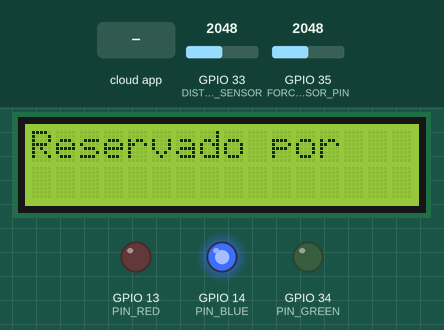
A sketch run on a simulated ESP32. On the bench: 16×2 character LCD, output pins drawn as LEDs (lit = HIGH). The test bench sets the inputs (shaded band); at power-on: GPIO 33 (DISTANCE_SENSOR) = 2048, GPIO 35 (FORCE_SENSOR_PIN) = 2048. The Firebase database answers and starts empty; what the sketch prints to the serial monitor is not drawn.

Above: at 2.8 s.
2.9 s: the phone or cloud app sets nomeReserva to 0
At 4.5 s:
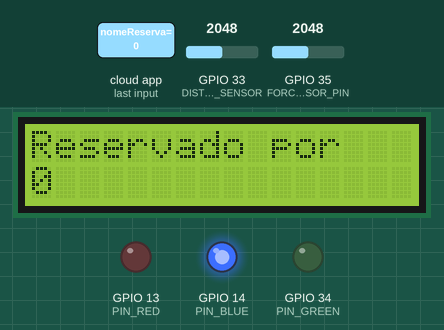
4.8 s: the phone or cloud app sets nomeReserva to 1
At 6.7 s:
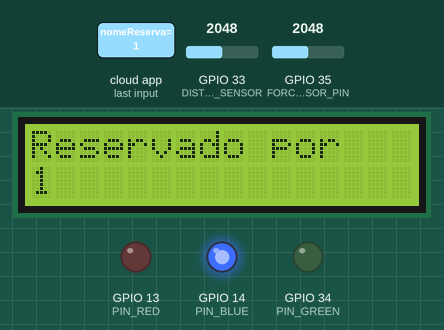
At 36.0 s:
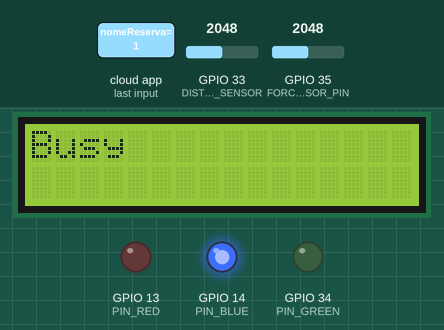
Timing chart, 0 to 36.9 s (numbered marks = the images above; inputs shaded):
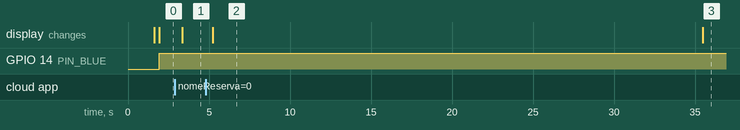

Measured:
- after the input at 2.9 s, the display: changes after 0.45 s (image 1)
- after the input at 4.8 s, the display: changes after 0.43 s (image 2)
- what the display in image 2 shows lasts 30.3 s, from 5.2 s to 35.5 s

The sketch:

smart_gym_ESP32.ino
```cpp
#include <LiquidCrystal_I2C.h>
#include <FireBase32.h>

#define FORCE_SENSOR_PIN 35
#define PIN_RED    13
#define PIN_GREEN  34
#define PIN_BLUE   14
#define DISTANCE_SENSOR 33

int fsrReading;
int valDistance = 0;
int lotacao;
int counterReserva;
String reserveName;
int counter;
boolean first = true;

LiquidCrystal_I2C lcd(0x27, 16, 2);

FireBase32 db("https://scmu-3a5ac-default-rtdb.europe-west1.firebasedatabase.app/", "rVCKHQIf49T0HudAJ1165T0dV6PCP1o3R6cAmJCi");

void setup() {
  //Serial.begin(9600);  //Para o distance sensor
  Serial.begin(115200); //Para firebase
  db.wifi("NOS-17D4", "ZYGN4AJZ");

  pinMode(PIN_RED,   OUTPUT);
  pinMode(PIN_GREEN, OUTPUT);
  pinMode(PIN_BLUE,  OUTPUT);
  lcd.init();
  lcd.backlight();
  counter = 11;
  counterReserva = 0;
}

void loop() {
  valDistance = analogRead(DISTANCE_SENSOR);

  db.GetData("/lotacao/atual", &lotacao);
  if(valDistance > 1500 && counter <0 && lotacao > 0) {
    lotacao--;
    db.WriteData(lotacao, "/lotacao/atual");
    counter = 11;
  }

  db.GetString("/maquina1/nomeReserva", &reserveName);
  if (!reserveName.equals("null")) {
    analogWrite(PIN_RED,   0);
    analogWrite(PIN_GREEN, 0);
    analogWrite(PIN_BLUE,  255);
    lcd.clear();
    lcd.setCursor(0,0);
    lcd.print("Reservado por   " );
    lcd.setCursor(0,1);
    lcd.print(reserveName);
    db.WriteData(1, "/maquina1/estado"); //maquina1
    if (first == true) {
      counterReserva = 70;
      first = false;
    }
    if (counterReserva == 0) {
      db.WriteString ("null", "/maquina1/nomeReserva");
      first = true;
    }
  } else {
     fsrReading = analogRead(FORCE_SENSOR_PIN);
    if(fsrReading > 100) {
      analogWrite(PIN_RED,   0);
      analogWrite(PIN_GREEN, 0);
      analogWrite(PIN_BLUE,  255);
      lcd.clear();
      lcd.setCursor(0, 0);
      lcd.print("Busy ");
      db.WriteData(1, "/maquina1/estado"); //maquina1
    }
    else {
      analogWrite(PIN_RED,   255);
      analogWrite(PIN_GREEN, 0);
      analogWrite(PIN_BLUE,  0);
      lcd.clear();
      lcd.setCursor(0,0);
      lcd.print("Livre");
      db.WriteData(0, "/maquina1/estado"); //maquina1
    }
  }
  counter--;
  if (!reserveName.equals("null")) {
    counterReserva--;
  }
}
```

FireBase32.h
```cpp
#ifndef FireBase32_h
#define FireBase32_h

#include <WiFi.h>
#include <FirebaseESP32.h>
#include <Arduino.h>


class FireBase32{
  private:
    char* dbURL;
    char* apiKey;
    FirebaseData fbdata;
    FirebaseJson json;

    //  FirebaseData fbdataInt;
    //  FirebaseData fbdataChar;
    //  FirebaseData fbdataString;
    //  FirebaseData fbdataBool;
    //  FirebaseData fbdataDouble;
    //  FirebaseData fbdataFloat;
  public:

    FireBase32(char* URL, char* Key);
    void wifi(char* ssid, char* password);
    void WriteString(String info, char* path);
    void WriteData(int info, char* path);
    void WriteData(float info, char* path);
    void WriteData(bool info, char* path);
    void WriteData(FirebaseJson info, char* path);
    void GetString(char* path, String *dbData);
    void GetData(char* path, bool *dbData);
    void GetData(char* path, int *dbData);
    void GetData(char* path, float *dbData);

};


#endif
```
